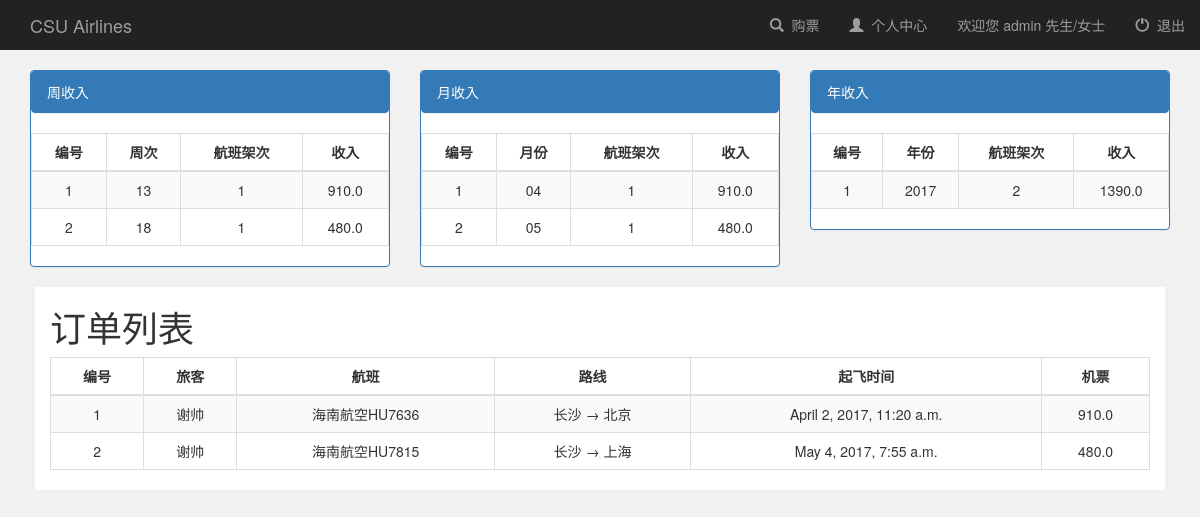
The app's page /booksystem/user_info/ (signed in) with its own data.
### booksystem/models.py (models this page shows, shortened)
class Flight(models.Model):
    user = models.ManyToManyField(
        User, default=1)  # 有了这个字段之后，默认的后台添加失效，必须要自定义Form，除去这个字段
    name = models.CharField(max_length=100)  # 班次  南方航空CZ3969
    leave_city = models.CharField(max_length=100, null=True)  # 离开城市
    arrive_city = models.CharField(max_length=100, null=True)  # 到达城市
    leave_airport = models.CharField(max_length=100, null=True)  # 离开的机场
    arrive_airport = models.CharField(max_length=100, null=True)  # 到达的机场
    leave_time = models.DateTimeField(
        null=True)  # DateTimeField包括了DateField信息，并且添加了时间
    arrive_time = models.DateTimeField(null=True)
    capacity = models.IntegerField(default=0, null=True)  # 座位总数
    price = models.FloatField(default=0, null=True)  # 价格
    book_sum = models.IntegerField(default=0, null=True)  # 订票总人数
    income = models.FloatField(default=0, null=True)  # 收入

### booksystem/views.py (the view, shortened to what this page needs)
def user_info(request):
    if request.user.is_authenticated:
        if request.user.id == ADMIN_ID:
            context = admin_finance(request)  # 获取要传入前端的数据
            return render(request, 'booksystem/admin_finance.html', context)
    return render(request, 'booksystem/login.html')  # 用户如果没登录，render登录页面

### booksystem/templates/booksystem/admin_finance.html
{% extends 'booksystem/base.html' %}
{% block login_display %}
    <a href="#">欢迎您 admin 先生/女士</a>
{% endblock %}
{% block content %}
    <div class="container-fluid col-sm-12" style="margin-top: 20px">
        <div class="col-sm-4">
            <div class="panel panel-primary">
                <div class="panel panel-heading">
                    周收入
                </div>
                <div>
                    <table class="table table-bordered table-striped">
                        <thead>
                        <th style="text-align: center">编号</th>
                        <th style="text-align: center">周次</th>
                        <th style="text-align: center">航班架次</th>
                        <th style="text-align: center">收入</th>
                        </thead>
                        <tbody align="center">
                        {% for income in week_incomes %}
                            <tr>
                                <td>{{ forloop.counter }}</td>
                                <td>{{ income.metric }}</td>
                                <td>{{ income.flight_sum }}</td>
                                <td>{{ income.income }}</td>
                            </tr>
                        {% endfor %}
                        </tbody>
                    </table>
                </div>
            </div>
        </div>
        <div class="col-sm-4">
            <div class="panel panel-primary">
                <div class="panel panel-heading">
                    月收入
                </div>
                <div>
                    <table class="table table-bordered table-striped">
                        <thead>
                        <th style="text-align: center">编号</th>
                        <th style="text-align: center">月份</th>
                        <th style="text-align: center">航班架次</th>
                        <th style="text-align: center">收入</th>
                        </thead>
                        <tbody align="center">
                        {% for income in month_incomes %}
                            <tr>
                                <td>{{ forloop.counter }}</td>
                                <td>{{ income.metric }}</td>
                                <td>{{ income.flight_sum }}</td>
                                <td>{{ income.income }}</td>
                            </tr>
                        {% endfor %}
                        </tbody>
                    </table>
                </div>
            </div>
        </div>
        <div class="col-sm-4">
            <div class="panel panel-primary">
                <div class="panel panel-heading">
                    年收入
                </div>
                <div>
                    <table class="table table-bordered table-striped">
                        <thead>
                        <th style="text-align: center">编号</th>
                        <th style="text-align: center">年份</th>
                        <th style="text-align: center">航班架次</th>
                        <th style="text-align: center">收入</th>
                        </thead>
                        <tbody align="center">
                        {% for income in year_incomes %}
                            <tr>
                                <td>{{ forloop.counter }}</td>
                                <td>{{ income.metric }}</td>
                                <td>{{ income.flight_sum }}</td>
                                <td>{{ income.income }}</td>
                            </tr>
                        {% endfor %}
                        </tbody>
                    </table>
                </div>
            </div>
        </div>
        <div class="book_orders" style="margin-left: 20px;margin-right: 20px">
            <div class="col-sm-12" style="background-color: white">
                <h1>订单列表</h1>
                <div>
                    <table class="table table-bordered table-striped">
                        <thead>
                        <th style="text-align: center">编号</th>
                        <th style="text-align: center">旅客</th>
                        <th style="text-align: center">航班</th>
                        <th style="text-align: center">路线</th>
                        <th style="text-align: center">起飞时间</th>
                        <th style="text-align: center">机票</th>
                        </thead>
                        <tbody align="center">
                        {% for order in order_set %}
                            <tr>
                                <td>{{ forloop.counter }}</td>
                                <td>{{ order.passenger_name }}</td>
                                <td>{{ order.flight_name }}</td>
                                <td>{{ order.flight_route }}</td>
                                <td>{{ order.flight_ltime }}</td>
                                <td>{{ order.flight_price }}</td>
                            </tr>
                        {% endfor %}
                        </tbody>
                    </table>
                </div>
            </div>
        </div>
    </div>
{% endblock %}

### records on screen
Flight: flight_name "海南航空HU7636", flight_ltime "April 2, 2017, 11:20 a.m.", flight_price "910.0"
Flight: flight_name "海南航空HU7815", flight_ltime "May 4, 2017, 7:55 a.m.", flight_price "480.0"

### other values on screen
{{ income.metric }} "13" "18"
{{ income.flight_sum }} "1" "1"
{{ income.income }} "910.0" "480.0"
{{ income.metric }} "04" "05"
{{ income.metric }} "2017"
{{ income.flight_sum }} "2"
{{ income.income }} "1390.0"
{{ order.passenger_name }} "谢帅" "谢帅"
{{ order.flight_route }} "长沙 → 北京" "长沙 → 上海"
